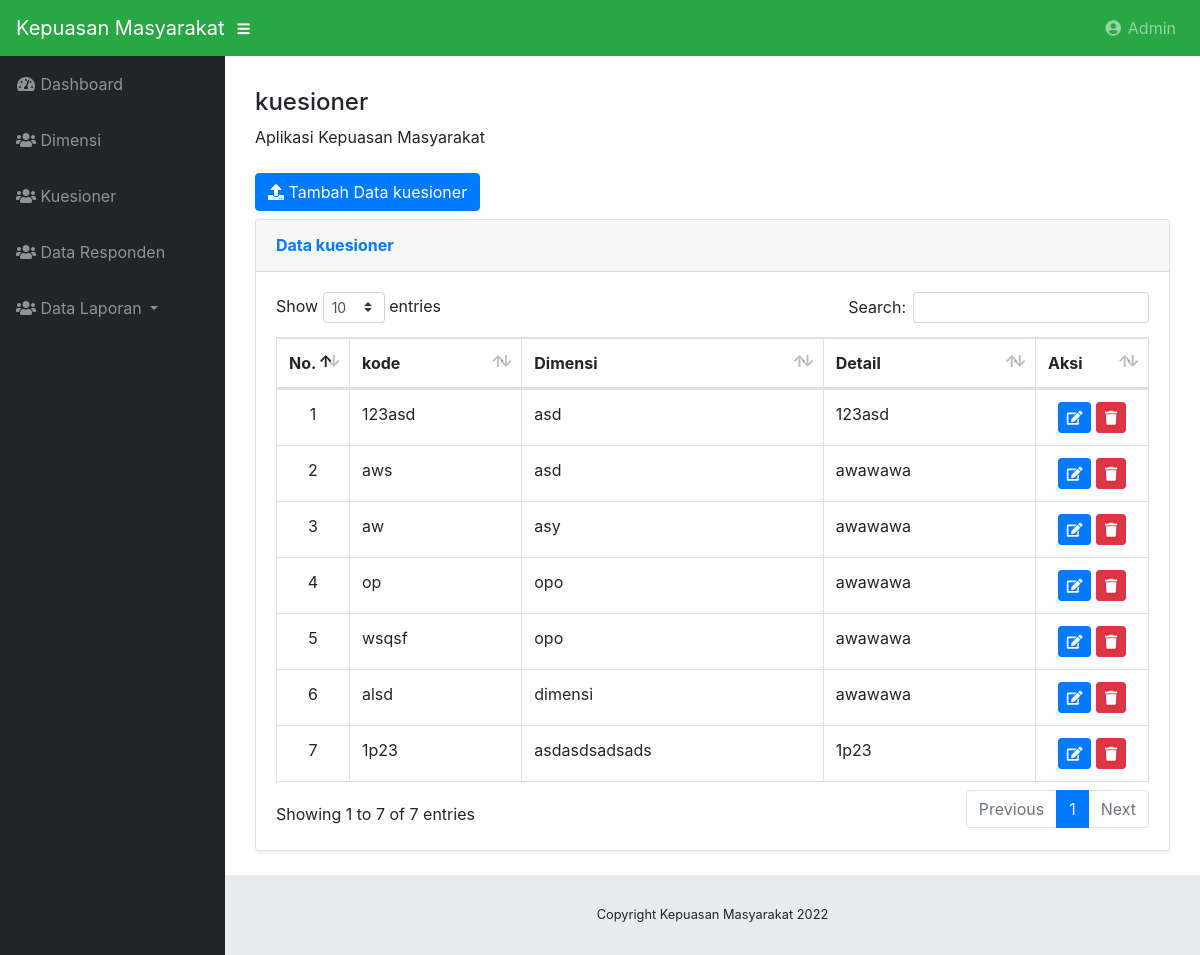
Screenshot of /admin/kuesioner/index with the database file from the repository.
### tables this page shows
CREATE TABLE `kuesioner` (
  `id` int(11) NOT NULL,
  `kode` varchar(255) NOT NULL,
  `dimensi_id` int(11) NOT NULL,
  `pertanyaan` text NOT NULL
);

CREATE TABLE `dimensi` (
  `id` int(11) NOT NULL,
  `kode` varchar(255) DEFAULT NULL,
  `nama` varchar(255) DEFAULT NULL,
  `detail` text DEFAULT NULL
);

### application/controllers/admin/Kuesioner.php (called while the page is built, shortened)
<?php
class Kuesioner extends CI_Controller{
    public function __construct(){
        $this->load->model('kuesioner_model');
        $this->load->model('dimensi_model');
        $this->load->library('form_validation');
        $this->load->helper('url');
    }
    public function index(){
        $data['kuesioner'] = $this->kuesioner_model->get_kuesioner();
        $this->load->view('admin/kuesioner/index', $data);
    }
}

### index.php (called while the page is built, shortened)
<?php
require_once BASEPATH.'core/CodeIgniter.php';

### application/models/Kuesioner_model.php (called while the page is built, shortened)
<?php defined('BASEPATH') OR exit ('No direct script access allowed!');
class Kuesioner_model extends CI_Model {
    function get_kuesioner(){
        $this->db->from('kuesioner as k');
        $this->db->select('*,k.kode as kuesionerKode,k.id as kuesionerId');
        $this->db->join('dimensi as d', 'k.dimensi_id = d.id', 'left');
        $this->db->order_by('d.id','asc');
        $query = $this->db->get();
        if($query->num_rows() != 0)
        {
            return $query->result_array();
        }
        else
        {
            return false;
        }
    }
}
?>

### application/views/admin/kuesioner/index.php (the view, shortened to what this page needs)
<!DOCTYPE html>
<html lang="en">
<head>
</head>
<body id="page-top">
<div id="wrapper">
	<div id="content-wrapper">
		<div class="container-fluid">
    <div class="container">
  <h4 class="mt-3"> kuesioner </h4>
    <p class="mb-4">Aplikasi Kepuasan Masyarakat</p>
      <a class="btn btn-primary mb-2" href="<?php echo base_url();?>admin/kuesioner/inputdata"><i class="fa fa-upload"></i> Tambah Data kuesioner</a>
      <div class="card shadow-sm mb-4">
        <div class="card-header py-3">
          <h6 class="m-0 font-weight-bold text-primary">Data kuesioner </h6>
        </div>
        <div class="card-body">
          <div class="table-responsive">
            <table class="table table-bordered" id="dataTable" width="100%" cellspacing="0">
              <thead>
                <tr>
                  <th style="width: 30px;">No.</th>
                  <th>kode</th>
                  <th>Dimensi</th>
                  <th>Detail</th>
                  <th style="width: 70px;">Aksi</th>
                </tr>
              </thead>
              <tbody>
              <?php $no=1;
               if(empty($kuesioner)){
                echo "  <tr> <td colspan='6'> data Kosong  </td>  </tr>";
              }
              else if(isset($kuesioner)){
              foreach ($kuesioner as $items) :?>
              <tr>
                <td style="text-align: center;"><?php echo $no++;?></td>
                <td><?php echo $items['kuesionerKode'];?></td>
                <td><?php echo $items['nama'];?></td>
                <td><?php echo $items['pertanyaan'];?></td>
                <td style="text-align: center;">
                  <a href="<?php echo base_url();?>admin/kuesioner/editdata/<?php echo $items['kuesionerId'];?>" class="btn btn-primary btn-sm"><i class="fa fa-edit"></i></a>
                  <a href="<?php echo base_url();?>admin/kuesioner/hapusdata/<?php echo $items['kuesionerId'];?>" class="btn btn-danger btn-sm"><i class="fa fa-trash"></i></a>
                </td>
              </tr>
              <?php endforeach;?>
              <?php    }  ?>
              </tbody>
            </table>
          </div>
        </div>
      </div>
</div>
		</div>
	</div>
</div>
</body>
</html>

### css/sb-admin.css (style rules this page uses)
html { position: relative; min-height: 100%; }
body { height: 100%; }
#wrapper { display: -webkit-box; display: -ms-flexbox; display: flex; }
#wrapper #content-wrapper { overflow-x: hidden; width: 100%; padding-top: 1rem; padding-bottom: 80px; }
:root { --input-padding-x: 0.75rem; --input-padding-y: 0.75rem; }

### rows the page displays
kuesioner: kode "123asd", dimensi.nama "asd", pertanyaan "123asd"
kuesioner: kode "aws", dimensi.nama "asd", pertanyaan "awawawa"
kuesioner: kode "aw", dimensi.nama "asy", pertanyaan "awawawa"
kuesioner: kode "op", dimensi.nama "opo", pertanyaan "awawawa"
kuesioner: kode "wsqsf", dimensi.nama "opo", pertanyaan "awawawa"
kuesioner: kode "alsd", dimensi.nama "dimensi", pertanyaan "awawawa"
kuesioner: kode "1p23", dimensi.nama "asdasdsadsads", pertanyaan "1p23"

### other values shown
SITE_NAME "Kepuasan Masyarakat"
Date('Y') "2022"
